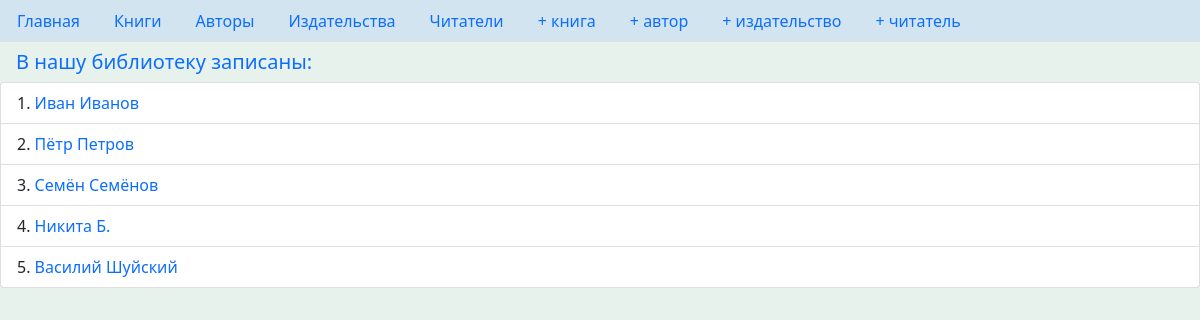
The page /readers/ on the database its author committed.
### p_library/models.py (models this page shows, shortened)
class Reader(models.Model):
    class Meta:
        verbose_name = _("Читатель")
        verbose_name_plural = _("Читатели")
    name = models.TextField(
        verbose_name=_("Читатель"),
    )
    address = models.TextField(
        verbose_name=_("Адрес"),
        default=_("Планета Земля"),
    )
    def get_absolute_url(self):
        return reverse_lazy('p_library:view_reader', kwargs={'pk': self.pk})

### p_library/views.py (the view)
# urls.py: path('readers/', views.ReadersList.as_view(), name="readers", ),
class ReadersList(ListView):
    model = Reader
    template_name = 'p_library/readers_list.html'
    context_object_name = 'readers'
    extra_context = {'title': 'Читатели'}

### p_library/templates/p_library/readers_list.html (shortened to what this page needs)
{% extends 'base.html' %}
{% block main %}
<h5 class="mx-3">В нашу библиотеку записаны:</h5>
<ul class="list-group list-group-numbered">
{% for reader in readers %}
    <li class="list-group-item">
        <a class="text-decoration-none" href="{{ reader.get_absolute_url }}">{{ reader.name }}</a>
    </li>
{% endfor %}
</ul>
{% endblock %}

### rows shown on the page
Reader: name "Иван Иванов"
Reader: name "Пётр Петров"
Reader: name "Семён Семёнов"
Reader: name "Никита Б."
Reader: name "Василий Шуйский"
